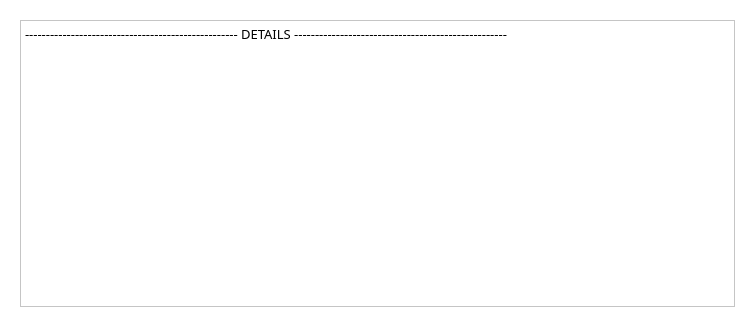
<?xml version="1.0" encoding="UTF-8"?>
<ui version="4.0">
 <class>Form</class>
 <widget class="QWidget" name="Form">
  <property name="geometry">
   <rect>
    <x>0</x>
    <y>0</y>
    <width>755</width>
    <height>327</height>
   </rect>
  </property>
  <property name="windowTitle">
   <string>iOSA - Image Details</string>
  </property>
  <property name="styleSheet">
   <string notr="true">QWidget {
	font: 57 10pt Manrope medium;
	background-color: rgb(255, 255, 255);
}

/* --------------------------------------- QScrollBar  -----------------------------------*/
    QScrollBar:horizontal
    {
        height: 15px;
        margin: 3px 15px 3px 15px;
        border-radius: 4px;
    }

    QScrollBar::handle:horizontal
    {
        background-color :rgb(7, 119, 156);
        min-width: 5px;
        border-radius: 4px;
    }

    QScrollBar::add-line:horizontal
    {
        margin: 0px 3px 0px 3px;
        border-image: url(:/qss_icons/rc/right_arrow_disabled.png);
        width: 10px;
        height: 10px;
        subcontrol-position: right;
        subcontrol-origin: margin;
    }

    QScrollBar::sub-line:horizontal
    {
        margin: 0px 3px 0px 3px;
        border-image: url(:/qss_icons/rc/left_arrow_disabled.png);
        height: 10px;
        width: 10px;
        subcontrol-position: left;
        subcontrol-origin: margin;
    }

    QScrollBar::add-line:horizontal:hover,QScrollBar::add-line:horizontal:on
    {
        border-image: url(:/qss_icons/rc/right_arrow.png);
        height: 10px;
        width: 10px;
        subcontrol-position: right;
        subcontrol-origin: margin;
    }


    QScrollBar::sub-line:horizontal:hover, QScrollBar::sub-line:horizontal:on
    {
        border-image: url(:/qss_icons/rc/left_arrow.png);
        height: 10px;
        width: 10px;
        subcontrol-position: left;
        subcontrol-origin: margin;
    }

    QScrollBar::up-arrow:horizontal, QScrollBar::down-arrow:horizontal
    {
        background: none;
    }


    QScrollBar::add-page:horizontal, QScrollBar::sub-page:horizontal
    {
        background: none;
    }

    QScrollBar:vertical
    {
        width: 15px;
        margin: 15px 3px 15px 3px;
        border-radius: 4px;
    }

    QScrollBar::handle:vertical
    {
        background-color: rgb(7, 119, 156);
        min-height: 5px;
        border-radius: 4px;
    }

    QScrollBar::sub-line:vertical
    {
        margin: 3px 0px 3px 0px;
        border-image: url(:/qss_icons/rc/up_arrow_disabled.png);
        height: 10px;
        width: 10px;
        subcontrol-position: top;
        subcontrol-origin: margin;
    }

    QScrollBar::add-line:vertical
    {
        margin: 3px 0px 3px 0px;
        border-image: url(:/qss_icons/rc/down_arrow_disabled.png);
        height: 10px;
        width: 10px;
        subcontrol-position: bottom;
        subcontrol-origin: margin;
    }

    QScrollBar::sub-line:vertical:hover,QScrollBar::sub-line:vertical:on
    {
        border-image: url(:/qss_icons/rc/up_arrow.png);
        height: 10px;
        width: 10px;
        subcontrol-position: top;
        subcontrol-origin: margin;
    }

    QScrollBar::add-line:vertical:hover, QScrollBar::add-line:vertical:on
    {
        border-image: url(:/qss_icons/rc/down_arrow.png);
        height: 10px;
        width: 10px;
        subcontrol-position: bottom;
        subcontrol-origin: margin;
    }

    QScrollBar::up-arrow:vertical, QScrollBar::down-arrow:vertical
    {
        background: none;
    }

    QScrollBar::add-page:vertical, QScrollBar::sub-page:vertical
    {
        background: none;
    }</string>
  </property>
  <layout class="QVBoxLayout" name="verticalLayout">
   <item>
    <widget class="QFrame" name="mainFrame">
     <property name="styleSheet">
      <string notr="true">QScrollBar:vertical {
	background-color: rgb(255, 255, 255);
}

QScrollBar:horizontal {
	background-color: rgb(255, 255, 255);
}

QPushButton {
	padding: 5px;
	border-width: 2px;
	border-style: solid;
	border-color: rgb(11, 173, 226);
	background-color: rgb(13, 195, 255);
	border-radius: 12px;
}

QPushButton:hover {
	background-color: rgb(11, 173, 226);
}

QPushButton:pressed {
	border-color: (9, 146, 191);
	background-color:rgb(9, 146, 191);
}

QLineEdit {
	background-color: rgb(255, 255, 255);
	border-width: 2px;
	border-style: solid;
	border-color: none;
	border-bottom-color: rgb(192, 192, 192);
	border-radius: 15px;
}
QLineEdit:hover {
	border-bottom-color: rgb(140, 140, 140);
}

QFrame#mainFrame{
	border: none;
}
QLabel{
	border: none;
}
</string>
     </property>
     <property name="frameShape">
      <enum>QFrame::StyledPanel</enum>
     </property>
     <property name="frameShadow">
      <enum>QFrame::Raised</enum>
     </property>
     <layout class="QVBoxLayout" name="verticalLayout_2">
      <item>
       <layout class="QGridLayout" name="gridLayout_2">
        <item row="1" column="1">
         <widget class="QPlainTextEdit" name="details_text_edit">
          <property name="enabled">
           <bool>true</bool>
          </property>
          <property name="readOnly">
           <bool>true</bool>
          </property>
          <property name="plainText">
           <string>--------------------------------------------------- DETAILS ---------------------------------------------------

</string>
          </property>
         </widget>
        </item>
       </layout>
      </item>
     </layout>
    </widget>
   </item>
  </layout>
 </widget>
 <resources/>
 <connections/>
</ui>
